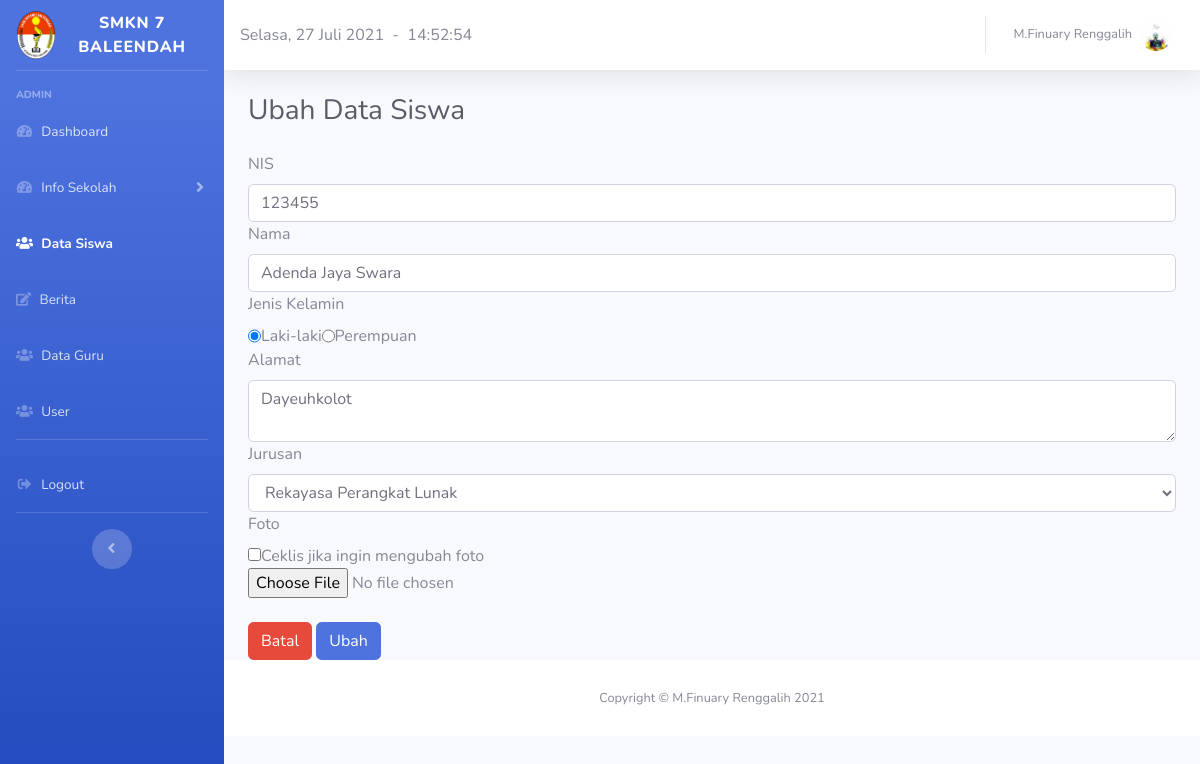
The app's page /halaman_admin/siswa/form_ubah.php?id=16 (signed in) with its own data.
### tables this page shows
CREATE TABLE `siswa` (
  `id` int(11) NOT NULL,
  `nis` varchar(11) NOT NULL,
  `nama` varchar(225) NOT NULL,
  `jenis_kelamin` varchar(225) NOT NULL,
  `alamat` varchar(225) NOT NULL,
  `jurusan` varchar(225) NOT NULL,
  `foto` varchar(225) NOT NULL
);

### halaman_admin/siswa/form_ubah.php (the view, shortened to what this page needs)
<!DOCTYPE html>
<html lang="en">
<head>
  <link href="../vendor/fontawesome-free/css/all.min.css" rel="stylesheet" type="text/css">
  <link href="../css/sb-admin-2.min.css" rel="stylesheet">
</head>
<body id="page-top">
  <div id="wrapper">
    <ul class="navbar-nav bg-gradient-primary sidebar sidebar-dark accordion" id="accordionSidebar">
      <a class="sidebar-brand d-flex align-items-center justify-content-center" href="index.html">
        <div class="sidebar-brand-icon">
          <img src="../../images/foto.png" height="50">
        </div>
        <div class="sidebar-brand-text mx-3">SMKN 7 BALEENDAH</div>
      </a>
      <hr class="sidebar-divider">
      <div class="sidebar-heading">
        Admin
      </div>
      <li class="nav-item">
        <a class="nav-link collapsed" href="../halaman_admin.php" data-toggle="collapses" data-target="#collapsesOne" aria-expanded="true" aria-controls="collapseOnes">
          <i class="fas fa-fw fa-tachometer-alt"></i>
          <span>Dashboard</span></a>
      </li>
      <li class="nav-item">
        <a class="nav-link collapsed" href="#" data-toggle="collapse" data-target="#collapseOne" aria-expanded="true" aria-controls="collapseOne">
          <i class="fas fa-fw fa-tachometer-alt"></i>
          <span>Info Sekolah</span></a>
      </li>
      <li class="nav-item active">
        <a class="nav-link collapsed" href="tambah_siswa.php" data-toggle="collapses" data-target="#collapseTwo" aria-expanded="true" aria-controls="collapseTwo">
          <i class="fa fa-users"></i>
          <span>Data Siswa</span>
        </a>
      </li>
      <li class="nav-item">
        <a class="nav-link collapsed" href="../info_sekolah/berita/berita.php" data-toggle="collapses" data-target="#collapseUtilities" aria-expanded="true" aria-controls="collapseUtilities">
          <i class="fa fa-edit"></i>
          <span>Berita</span>
        </a>
      </li>
      <li class="nav-item">
        <a class="nav-link collapsed" href="../guru/tambah_guru.php" data-toggle="collapses" data-target="#collapsePages" aria-expanded="true" aria-controls="collapsePages">
          <i class="fa fa-users"></i>
          <span>Data Guru</span>
        </a>
      </li>
      <li class="nav-item">
        <a class="nav-link collapsed" href="../user/tambah_user.php" data-toggle="collapses" data-target="#collapsePagess" aria-expanded="true" aria-controls="collapsePagess">
          <i class="fa fa-users"></i>
          <span>User</span></a>
      </li>
      <hr class="sidebar-divider d-none d-md-block">
      <li class="nav-item">
        <a class="nav-link" href="../../login/logout.php">
          <i class="fas fa-fw fa-sign-out-alt"></i>
          <span>Logout</span></a>
      </li>
      <hr class="sidebar-divider d-none d-md-block">
      <div class="text-center d-none d-md-inline">
        <button class="rounded-circle border-0" id="sidebarToggle"></button>
      </div>
    </ul>
    <div id="content-wrapper" class="d-flex flex-column">
      <div id="content">
        <nav class="navbar navbar-expand navbar-light bg-white topbar mb-4 static-top shadow">
          <script lang="JavaScript">document.write(tanggallengkap);</script>&nbsp;&nbsp;-&nbsp;&nbsp;
          <div id="jam"></div>
          <ul class="navbar-nav ml-auto">
            <li class="nav-item dropdown no-arrow">
              <a class="nav-link dropdown-toggle" href="#" id="userDropdown" role="button" data-toggle="dropdown" aria-haspopup="true" aria-expanded="false">
                <span class="mr-2 d-none d-lg-inline text-gray-600 small"><?php echo $_SESSION['nama']; ?></span>
                <?php echo "<img class='img-profile rounded-circle' src='../images/".$_SESSION['foto']."'>"; ?>
              </a>
            </li>
          </ul>
        </nav>
    <div class="container-fluid">
          <h1 class="h3 mb-4 text-gray-800">Ubah Data Siswa</h1>
          <div class="row">
            <div class="col-lg">
            	<?php
      					include "../../koneksi.php";
      					$id = $_GET['id'];
      					$query = "SELECT * FROM siswa WHERE id='".$id."'";
      					$sql = mysqli_query($koneksi, $query);
      					$data = mysqli_fetch_array($sql);
      				?>
      <form method="post" action="proses_ubah.php?id=<?php echo $id; ?>" enctype="multipart/form-data">
      	<label for="nis">NIS</label>
              <div class="input-group">
                  <input type="text" name="nis" value="<?php echo $data['nis']; ?>" class="form-control" id="nis" placeholder="NIS..">
              </div>
            <label for="nama">Nama</label>
              <div class="input-group">
                  <input type="text" name="nama" value="<?php echo $data['nama']; ?>" class="form-control" id="nama" placeholder="Nama..">
              </div>
              <label for="jenis_kelamin">Jenis Kelamin</label>
              <div class="input-group">
                  <?php
        						if($data['jenis_kelamin'] == "Laki-laki") {
        							echo "<input type='radio' name='jenis_kelamin' value='Laki-laki' checked='checked'> Laki-laki";
        							echo "<input type='radio' name='jenis_kelamin' value='Perempuan'> Perempuan";
        						}else{
        							echo "<input type='radio' name='jenis_kelamin' value='Laki-laki'> Laki-laki";
        							echo "<input type='radio' name='jenis_kelamin' value='Perempuan' checked='checked'> Perempuan";
        						}
        					?>
              </div>
              <label for="alamat">Alamat</label>
              <div class="input-group">
                <textarea name="alamat" class="form-control" id="alamat"><?php echo $data['alamat']; ?></textarea>
              </div>
            <label for="jurusan">Jurusan</label>
              <div class="input-group">
                  <select class="form-control" name="jurusan">
                        <option select="selected"><?php echo $data['jurusan']; ?></option>
                      </select>
              </div>
              <label for="foto">Foto</label>
              <div>
              	  <input type="checkbox" name="ubah_foto" value="true">Ceklis jika ingin mengubah foto<br>
                  <input type="file" name="foto" id="foto">
              </div>
              <br>
      </div>
        </div>
        <div>
        	<a href="tambah_siswa.php"><button type="button" class="btn btn-danger">Batal</button></a>
          <button type="submit" class="btn btn-primary" value="Ubah">Ubah</button>
        </div>
    </div>
      <footer class="sticky-footer bg-white">
        <div class="container my-auto">
          <div class="copyright text-center my-auto">
            <span>Copyright &copy; M.Finuary Renggalih <?= date('Y'); ?></span>
          </div>
        </div>
      </footer>
    </div>
  </div>
</body>
</html>

### records on screen
siswa: nis "123455", nama "Adenda Jaya Swara", alamat "Dayeuhkolot", jurusan "Rekayasa Perangkat Lunak"

### other values on screen
$_SESSION['nama'] "M.Finuary Renggalih"
